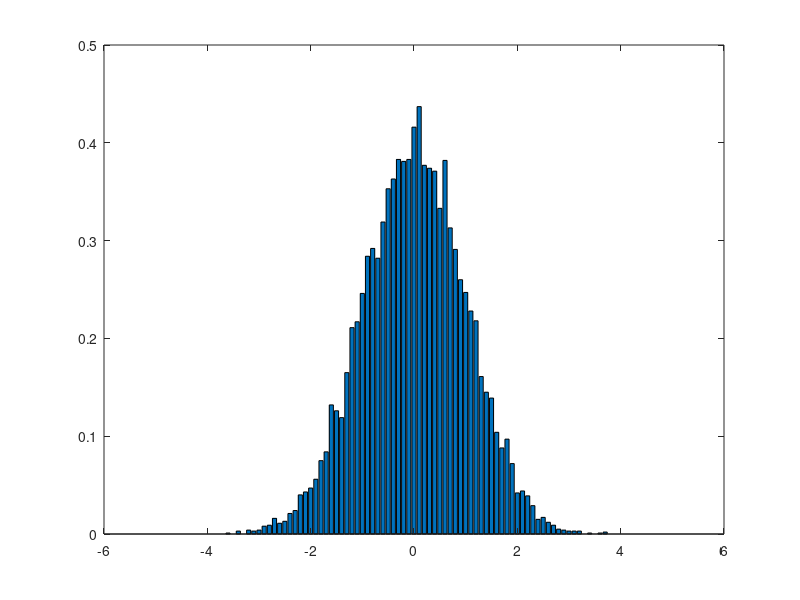

The MATLAB source for this figure: (Note: this script raises an error after producing the figure.)
% Script p0hist.m
% Creation of histogram for random numbers belonging to
% the gaussian distribution.
% call function  d=randn(1,nr)
%                [n,x]=hist(d,x)
%                d=d_gauss(x,0,1);
% The histogram characterizes the probability properties
% of a random variable.
% Using this script to investigate proximity of histogram
% and Gaussian density function for the next parameters of
% the histogram:
%
% sample size
% (nr=10, 100, 500);
%
% number of the bins
% (del=0.5, 2.0).
% 
clear
%******************** INPUT ********************
nr=10000;          %sample size
del=0.1;     %input of bin at x-coordinate
a=-5; %lower limit of histogram
b=5; %upper limit of histogram
%******************** END INPUT*****************
x=a:del:b;  % creation of bins at x-coordinate
d=randn(1,nr);    % row vector
%d1=sort(d);
%hist(d,x);           % presentation of histogram
[n,x]=hist(d,x);
figure(1)
%subplot(2,2,1),
bar(x,n./(nr.*del));  %presentation of the normalized histogram
hold on
d2=d_gauss(x,0,1);     %Gaussian density function  (row vector)
%subplot(2,2,1),
plot(x,d2,'g')   %graph presentation of Gaussian density function       
title('Histogram and distribution')
%print -dps f0hist1.ps